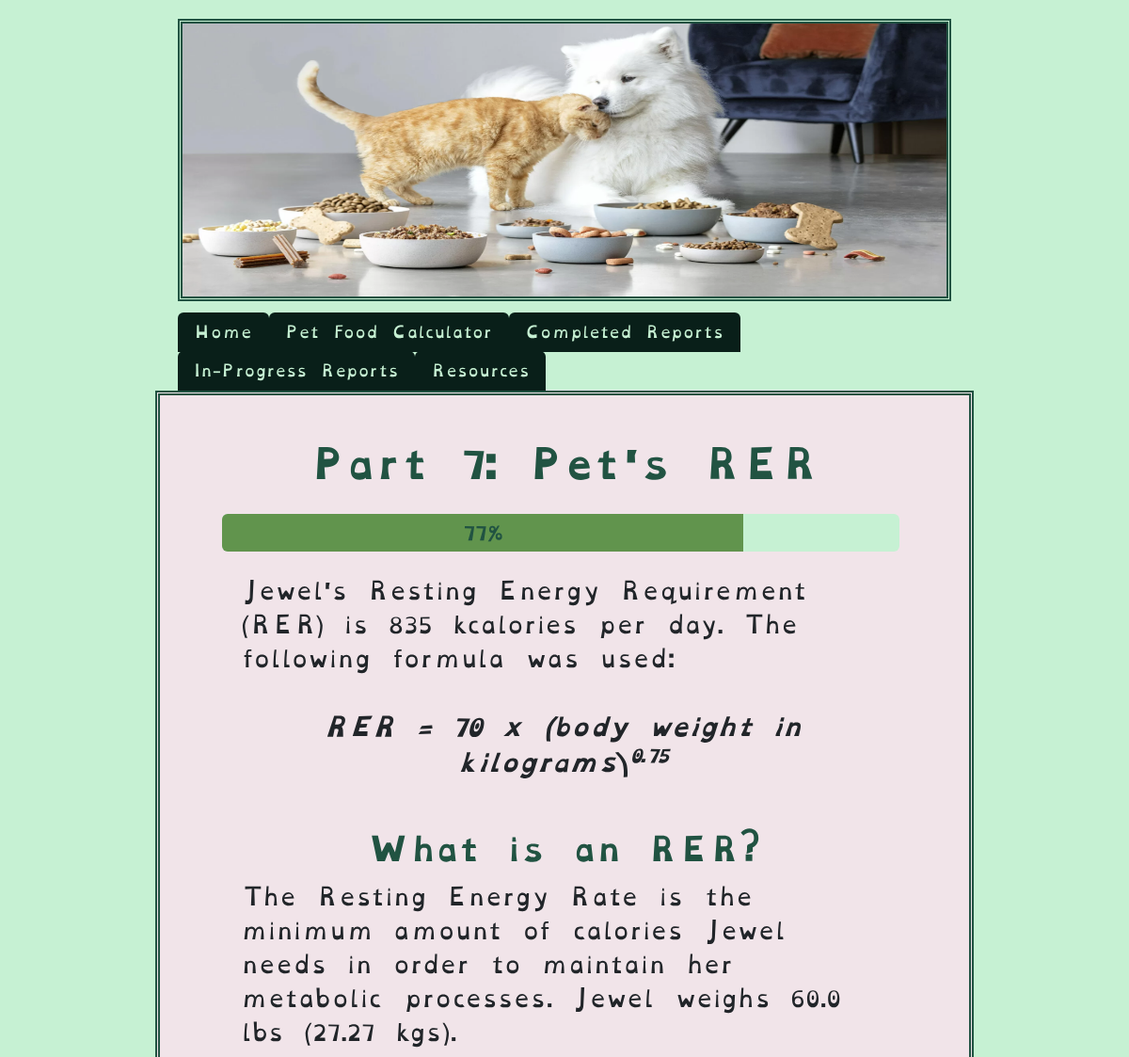
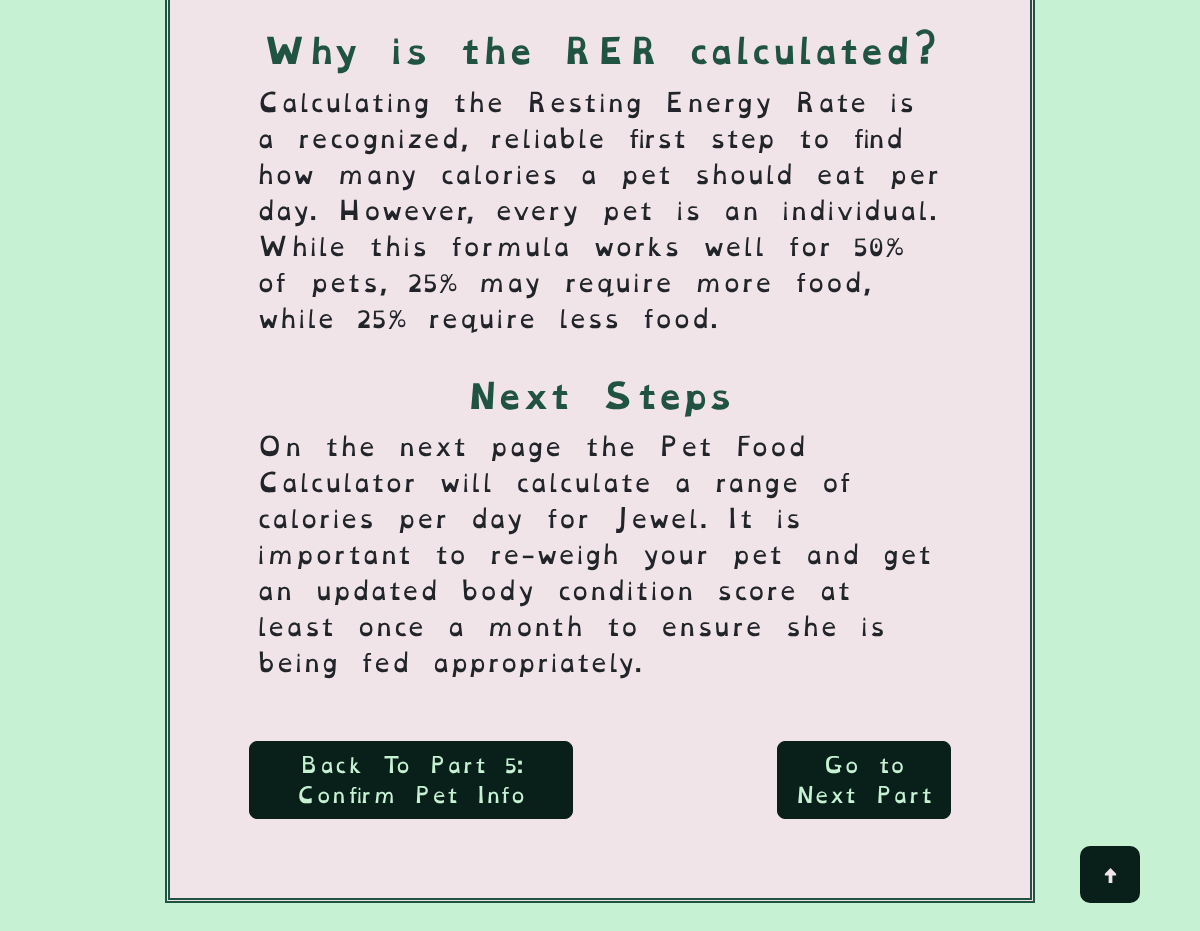
The page /rer?pet_id=1 (signed in) on the database its author committed (2 pictures, top to bottom).
### tables this page shows
CREATE TABLE "pets" (
	"pet_id"	INTEGER UNIQUE,
	"owner_id"	INTEGER,
	"name"	VARCHAR(25) NOT NULL,
	"age_in_years"	INTEGER,
	"age_in_months"	INTEGER,
	"species"	VARCHAR(10) NOT NULL,
	"breed"	VARCHAR(25),
	"canine_breed_id"	INTEGER,
	"feline_breed_id"	INTEGER,
	"sex"	INTEGER,
	"bcs"	INTEGER,
	"weight"	FLOAT,
	"units"	VARCHAR(5),
	"converted_weight"	FLOAT,
	"converted_weight_units"	VARCHAR(5),
	"body_fat_percentage"	VARCHAR(5),
	"ideal_weight_lbs"	FLOAT,
	"ideal_weight_kgs"	FLOAT,
	"is_pediatric"	BOOL,
	"is_pregnant"	BOOL,
	"weeks_gestating"	INTEGER,
	"is_nursing"	BOOL,
	"litter_size"	INTEGER,
	"weeks_nursing"	INTEGER,
	"activity_level"	INTEGER,
	"rer"	FLOAT,
	"canine_der_factor_id"	INTEGER,
	"feline_der_factor_id"	INTEGER,
	"der"	FLOAT,
	"der_modifier"	FLOAT,
	"meals_per_day"	FLOAT,
	"current_food_kcal"	FLOAT,
	"current_food_form"	INTEGER,
	"second_food_kcal" FLOAT,
	"second_food_form" INTEGER,
	"sensitive_stomach" INTEGER,
	"food_transition" INTEGER,
	"transition_length" INTEGER,
	"rec_treat_kcal_per_day"	INTEGER,
	"current_food_amt_rec"	VARCHAR(15),
	"current_food_amt_per_meal"	VARCHAR(15),
	"date_of_first_report"	DATETIME,
	"most_recent_report_date"	DATETIME,
	PRIMARY KEY("pet_id" AUTOINCREMENT),
	FOREIGN KEY("owner_id") REFERENCES "users"("id"),
	FOREIGN KEY("canine_breed_id") REFERENCES "dog_breeds"("BreedID"),
	FOREIGN KEY("canine_der_factor_id") REFERENCES "canine_der_factors"("factor_id"),
	FOREIGN KEY("feline_breed_id") REFERENCES "cat_breeds"("BreedID"),
	FOREIGN KEY("feline_der_factor_id") REFERENCES "feline_der_factors"("factor_id"),
	FOREIGN KEY("sex") REFERENCES "reproductive_statuses"("sex_id"),
	FOREIGN KEY("activity_level") REFERENCES "activity_levels"("activity_id"),
	FOREIGN KEY("current_food_form") REFERENCES "food_forms"("form_id"),
	FOREIGN KEY("second_food_form") REFERENCES "food_forms"("form_id")
);

### main.py (the view)
@app.route("/rer", methods=["GET", "POST"])
@login_required
def rer():
    pet_id = request.args.get('pet_id', type=int)
    fi = FindInfo(session["user_id"], pet_id)
    sex = fi.find_repro_status()
    cf = CalculateFood(session["user_id"], pet_id)
    rer = cf.calculate_rer()
    pet_data = fi.pet_data_dictionary(session["user_id"], pet_id)
    if pet_data[0]["species"] == "Canine":
        der_low_end = float(fi.find_der_low_end(pet_data[0]["species"], pet_data[0]["canine_der_factor_id"]))
        der_high_end = float(fi.find_der_high_end(pet_data[0]["species"], pet_data[0]["canine_der_factor_id"]))
    elif pet_data[0]["species"] == "Feline":
        der_low_end = float(fi.find_der_low_end(pet_data[0]["species"], pet_data[0]["feline_der_factor_id"]))
        der_high_end = float(fi.find_der_high_end(pet_data[0]["species"], pet_data[0]["feline_der_factor_id"]))
    object_pronoun = fi.find_pronouns(pet_data[0]["sex"])["object_pronoun"]
    possessive_pronoun = fi.find_pronouns(pet_data[0]["sex"])["possessive_pronoun"]
    subject_pronoun = fi.find_pronouns(pet_data[0]["sex"])["subject_pronoun"]
    print(rer)
    print(f"Object pronoun {object_pronoun}", f"Possessive Pronoun: {possessive_pronoun}")
    session["object_pronoun"] = object_pronoun
    session["possessive_pronoun"] = possessive_pronoun
    session["subject_pronoun"] = subject_pronoun
    pet_data = fi.pet_data_dictionary(session["user_id"], pet_id)
    print(pet_data)
    obese_prone = fi.check_obesity_risk()
    is_pediatric = fi.check_if_pediatric()
    is_nursing = fi.check_if_nursing()
    is_pregnant = fi.check_if_pregnant()
    if obese_prone == 1 or is_pediatric == 1 \
        or is_nursing == 1 or is_pregnant == 1:
        treat_kcals = int(rer * 0.08)
    else:
        treat_kcals = int(rer * 0.1)
    print(f"Treat kcal:{treat_kcals}")
    session["rec_treat_kcal_per_day"] = treat_kcals
    try:
        print(session["user_id"])
        db.execute(
            "UPDATE pets SET rer = :rer, rec_treat_kcal_per_day = :treat_kcals WHERE pet_id = :pet_id AND owner_id = :user_id",
            rer=rer, pet_id=pet_id, user_id=session["user_id"], treat_kcals=treat_kcals
        )
        print("data updated")
    except Exception as e:
        flash(f"Unable to update data, Exception: {e}")
        return redirect(url_for("rer", pet_id=pet_id))
    if pet_data[0]["species"] == "Canine":
        der_low_end = int(float(cf.calculcate_der(pet_data[0]["species"], pet_data[0]["canine_der_factor_id"])["DER_low_end"]))
        der_high_end = int(float(cf.calculcate_der(pet_data[0]["species"], pet_data[0]["canine_der_factor_id"])["DER_high_end"]))
    elif pet_data[0]["species"] == "Feline":
        der_low_end = int(float(cf.calculcate_der(pet_data[0]["species"], pet_data[0]["feline_der_factor_id"])["DER_low_end"]))
        der_high_end = int(float(cf.calculcate_der(pet_data[0]["species"], pet_data[0]["feline_der_factor_id"])["DER_high_end"]))
    print (f"Low end: {der_low_end} type: {type(der_low_end)} High end: {der_high_end} type: {type(der_high_end)} ")
    if request.method == "POST":
        return redirect(url_for("der"))
    return render_template("rer.html",
                           rer=rer,
                           name=pet_data[0]["name"],
                           object_pronoun=object_pronoun,
                           possessive_pronoun=possessive_pronoun,
                           subject_pronoun=subject_pronoun,
                           weight=pet_data[0]["weight"],
                           converted_weight=pet_data[0]["converted_weight"],
                           units=pet_data[0]["units"],
                           sex=sex,
                           der_low_end=der_low_end,
                           der_high_end=der_high_end,
                           converted_weight_units=pet_data[0]["converted_weight_units"],
                           pet_id=pet_id)

### calculate_food.py (called while the page is built)
    def calculate_rer(self):
        print(self.pet_data[0]["weight"], self.pet_data[0]["units"])
        if self.pet_data[0]["units"] == "lbs":
            self.pet_data[0]["weight"] = self.pet_data[0]["weight"] / 2.2
            self.pet_data[0]["units"] = "kgs"
        print(self.pet_data[0]["weight"], self.pet_data[0]["units"])
        self.rer = int(70 * self.pet_data[0]["weight"]**0.75)
        print(self.rer)
        session["rer"] = self.rer
        return self.rer

### find_info.py (called while the page is built, shortened)
    def find_der_high_end(self, species=None, der_factor_id=None) -> float:
        if species == "Canine":
            der_lookup = db.execute(
                "SELECT life_stage, canine_der_factor_range_end \
                    FROM canine_der_factors WHERE factor_id = :der_factor_id",
                    der_factor_id=der_factor_id)
            print(f"DER lookup: {der_lookup}")
            if der_lookup:
                self.der_modifier_end_range = der_lookup[0]["canine_der_factor_range_end"]
        return self.der_modifier_end_range

    def find_der_mid_range(self, species=None, der_factor_id=None) -> float:
        if species == "Canine":
            der_lookup = db.execute(
                "SELECT life_stage, ((canine_der_factor_range_start + canine_der_factor_range_end) / 2) AS mid_range \
                    FROM canine_der_factors WHERE factor_id = :der_factor_id",
                    der_factor_id=der_factor_id)
            print(der_lookup)
        self.der_mid_range = round(der_lookup[0]["mid_range"], 2)
        print(f"Mid range DER Factor {self.der_mid_range}")
        return self.der_mid_range

    def find_der_low_end(self, species=None, der_factor_id=None) -> float:
        try:
            if species == "Canine":
                der_lookup = db.execute(
                    "SELECT life_stage, canine_der_factor_range_start FROM canine_der_factors \
                        WHERE factor_id = :der_factor_id",
                        der_factor_id=der_factor_id)
                print(der_lookup)
                if "canine_der_factor_range_start" in der_lookup[0]:
                    self.der_modifier_start_range = der_lookup[0]["canine_der_factor_range_start"]
        except Exception as e:
            print(f"Can't find DER start range. Exception: {e}")
        return self.der_modifier_start_range

### templates/rer.html
{% extends 'base.html' %} {% block title %}Part 7: Pet's RER{% endblock %}
{% block content %}
<h1>Part 7: Pet's RER</h1>
<div
  class="progress"
  role="progressbar"
  aria-label="bar"
  aria-valuenow="0"
  aria-valuemin="0"
  aria-valuemax="100"
>
  <div class="progress-bar" style="width: 77%">77%</div>
</div>
<div class="row">
  <p>
    {{ name }}'s Resting Energy Requirement (RER) is {{ rer }} kcalories per
    day. The following formula was used:
  </p>
  <div class="formula">
    RER = 70 x (body weight in kilograms)<sup>0.75</sup>
  </div>
  <h2>What is an RER?</h2>
  <p>
    The Resting Energy Rate is the minimum amount of calories {{ name }} needs
    in order to maintain
    {% if sex == 3 or sex == 4 %} {{ possessive_pronoun }} {% else %} {{
    object_pronoun }} {% endif %} metabolic processes. {{ name }} weighs {{
    weight }} {{ units }} ({{ converted_weight }} {{ converted_weight_units }}).
  </p>
  <h2>Why is the RER calculated?</h2>
  <p>
    Calculating the Resting Energy Rate is a recognized, reliable first step to
    find how many calories a pet should eat per day. However, every pet is an
    individual. While this formula works well for 50% of pets, 25% may require
    more food, while 25% require less food.
  </p>
  <h2>Next Steps</h2>
  <p>
    {% if der_low_end != der_high_end %} On the next page the Pet Food
    Calculator will calculate a range of calories per day for {{ name }}. {%
    endif %} It is important to re-weigh your pet and get an updated body
    condition score at least once a month to ensure {{ subject_pronoun }} is being fed
    appropriately.
  </p>
</div>
<div class="button-container">
  <a href="{{ url_for('confirm_data', pet_id=pet_id) }}">
    <button type="button" class="btn btn-secondary btn-lg">
      Back To Part 5: Confirm Pet Info
    </button>
  </a>
  <div class="divider"></div>
  <a href="{{ url_for('der', pet_id=pet_id) }}">
    <button type="submit" class="btn btn-secondary btn-lg">
      Go to Next Part
    </button>
  </a>
  <button onclick="scrollToTop()" id="top" title="Go to Top">
    <img src="{{ url_for('static', filename='assets/svg/arrow.svg') }}" class="arrow" alt="^"/>
  </button>
</div>
{% endblock %}

### static/css/styles.css (style rules this page uses)
:root { --white: #f1e4e9; --pale_white_green: #c6f1d3; --lighter_white_green: #d1f7dc; --pale_sky_blue: #70abad; --light_sky: #70c2c3; --green_black: #091f19; --deep_blue_green: #215342; --light_lime: #7CFF6B; --darker_lime_transparent: #568b3fe5; --darker_lime: #527e3f; }
body { background-color: var(--pale_white_green); padding: 20px; margin-left: auto; margin-right: auto; font-family: "OpenDyslexic", "Arvo"; font-size: 2vh; }
p { font-size: 3vh; }
h1 { color: var(--deep_blue_green); font-weight: 700; padding-bottom: 1vw; width: 80%; word-wrap: break-word; }
h1, h2 { color: var(--deep_blue_green); }
h1, h2, h3 { margin-left: auto; margin-right: auto; text-align: center; }
h1, h2, h3 { font-family: "OpenDyslexicBold", "Arvo"; }
h2 { display: inline-block; padding: 5px; padding-top: 25px; font-weight: 600; justify-content: center; }
a { color: var(--darker_lime); }
.btn { background-color: var(--green_black); border-color: var(--green_black); --bs-btn-active-color: var(--deep_blue_green); --bs-btn-active-border-color: var(--deep_blue_green); --bs-btn-hover-bg: var(--deep_blue_green); --bs-btn-hover-border-bg: var(--deep_blue_green); color: var(--pale_white_green); text-align: center; margin: 5px; position: relative; margin-top: 1vw; }
.button-container, .button-container-fr { display: flex; justify-content: center; }
.button-container { padding: 2vw; }
.divider, .smaller_divider { display: inline-block; }
.divider { width: 25vw; height: auto; }
.progress { --bs-progress-bg: var(--pale_white_green); --bs-progress-bar-bg: var(--darker_lime_transparent); margin: 20px; height: 5vh; margin: 2vh 3vh 3vh 2vh; }
.progress-bar { color: var(--deep_blue_green); font-weight: 700; font-size: 20px; padding: 1vh 0.25vh; }
.row { display: flex; flex-wrap: wrap; margin-left: 2vw; margin-right: 2vw; font-size: 20px; padding-bottom: 1vh; }
.formula { text-align: center; padding-bottom: 20px; padding-top: 20px; margin-bottom: 10px; font-size: 25px; font-family: "OpenDyslexicBoldItalic", "Arvo"; }
p { margin-top: 15px; position: relative; }
#top { position: fixed; width: 5%; bottom: 5vh; right: 5vw; z-index: 99; border: none; outline: none; color: var(--white); background-color: var(--green_black); cursor: pointer; padding: 15px; border-radius: 10px; font-size: 18px; }
#top .arrow { width: 50%; }

### rows shown on the page
pets: name "Jewel", weight "60.0", units "lbs", converted_weight "27.27", converted_weight_units "kgs"

### other values the page prints
{{ rer }} "835"
{{ object_pronoun }} "her"
{{ subject_pronoun }} "she"
